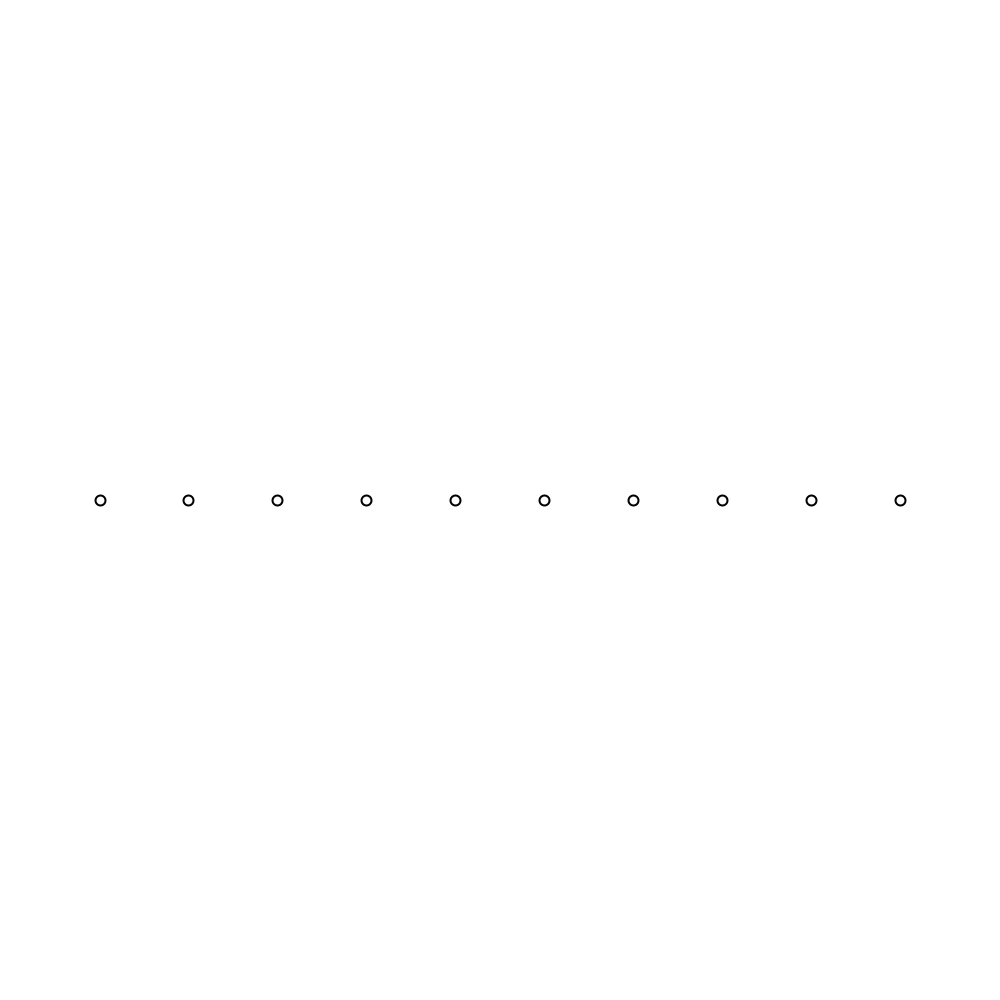
Frame 1 (no input)
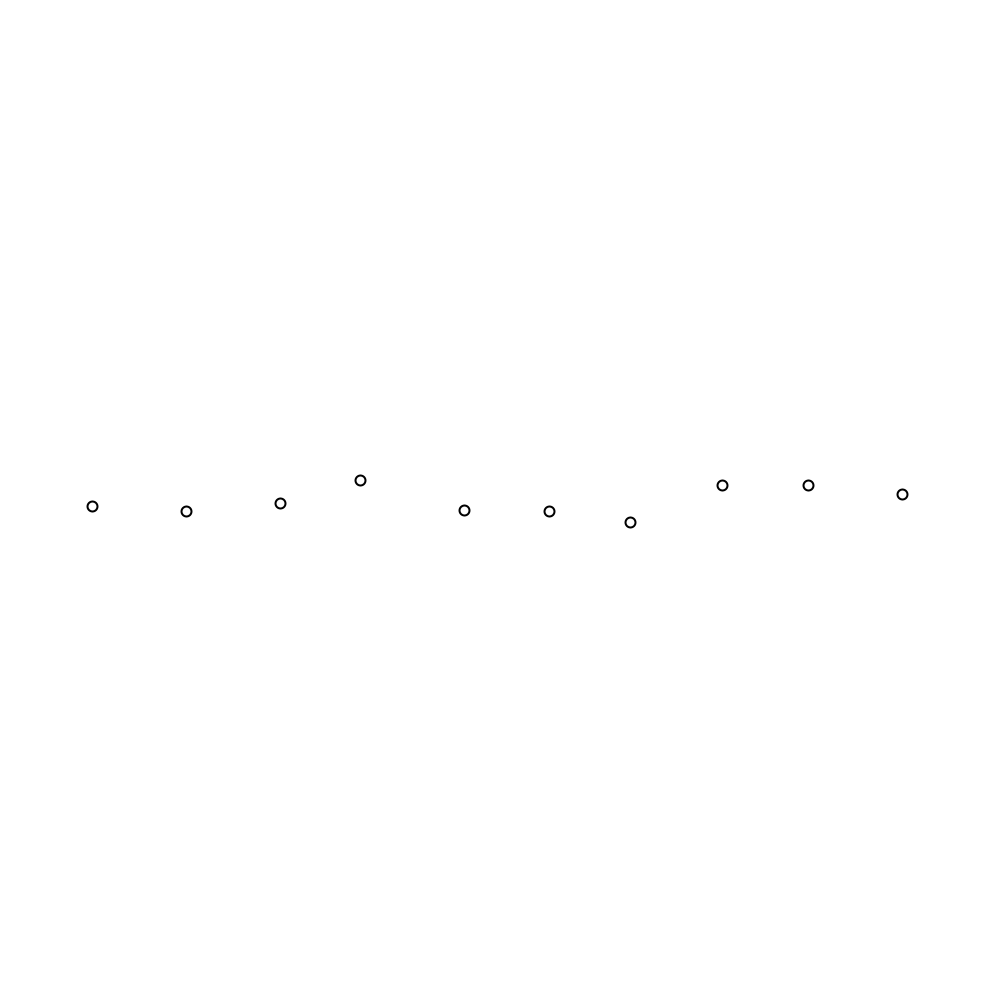
Frame 60 (the mouse pressed at the canvas centre just before this capture)
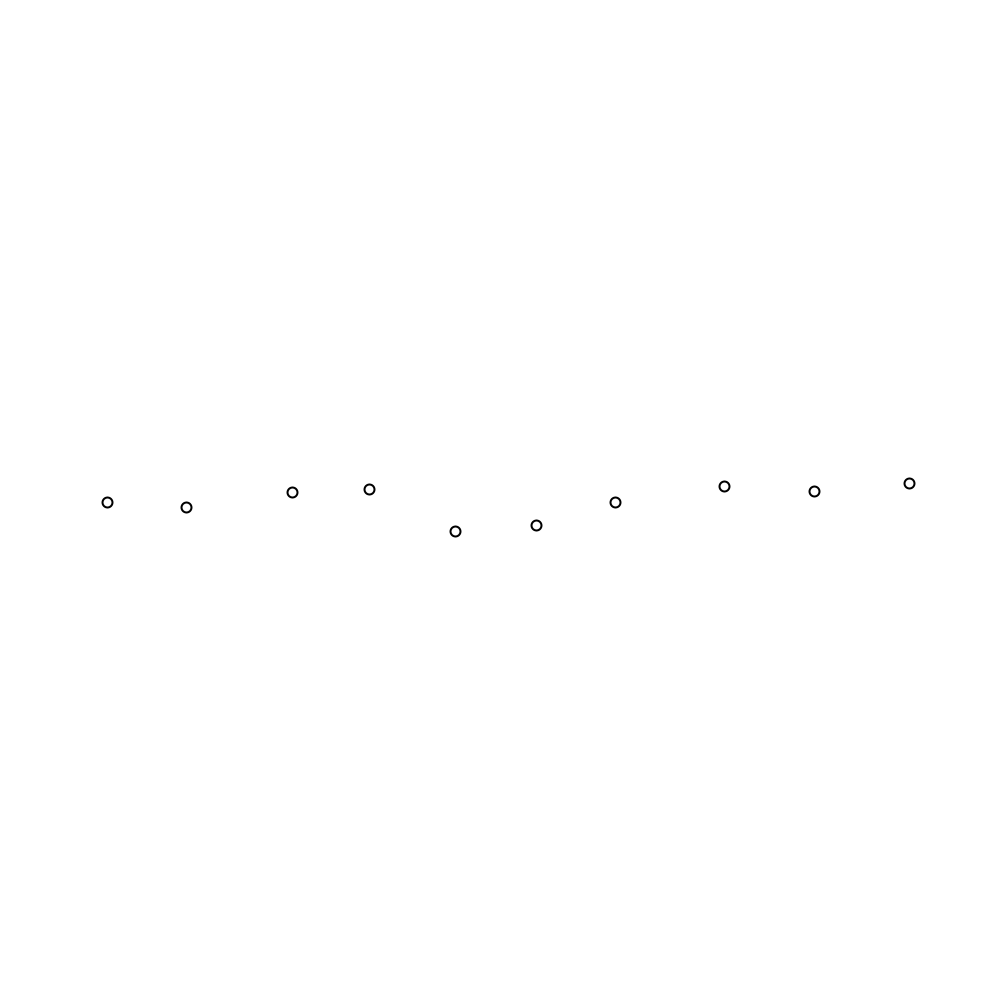
Frame 120 (the mouse held since frame 60 and released just before this capture)

The Processing sketch that drew these frames (run headless with seeded random() and noise(); from frame 60 on, the mouse is pressed at the canvas centre):

// Processing sketch: function_intro
// ── function_intro.pde
/*
This is a Processing version of the p5.js code function-intro.js.

function-intro.js BY Anders Hoff, a.k.a. inconvergent (inconvergent.net)
Processing version BY Lali Barriere (lalibarriere.net)

p5.js code can be found at 
https://github.com/inconvergent/inconvergent-sandbox
*/

int n = 10;
int margin = 100;
PVector[] circles = new PVector[n];

void setup() {
  size(1000, 1000);
  strokeWeight(2);
  noFill();

  for (int i=0; i<n; i++) {
    float x = margin + (width-2*margin)*i/(n-1);
    circles[i] = new PVector(x, height/2);
  }
}

void draw() {
  background(255);

  for (int i=0; i<n; i++) {
    ellipse(circles[i].x, circles[i].y, 10, 10);
    PVector a = PVector.fromAngle(random(TWO_PI));
    float r = 3*sqrt(random(1));
    circles[i].add(a.mult(r));
  }
}
